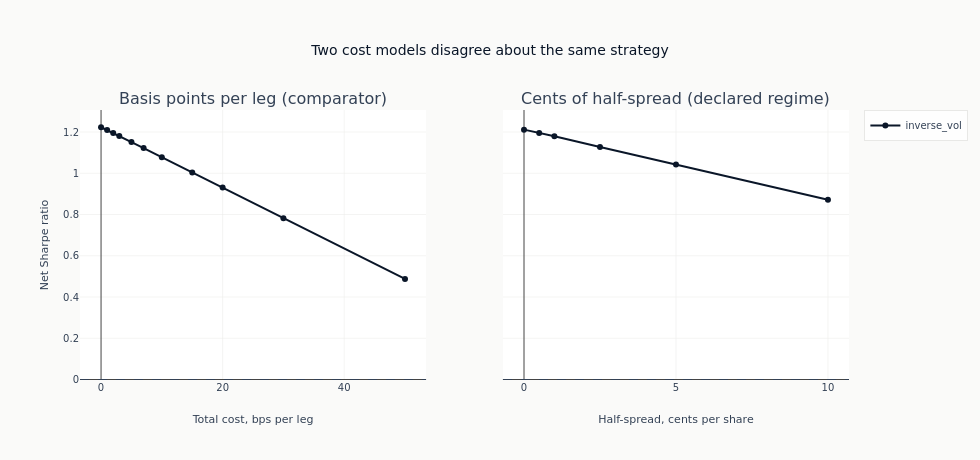

Notebook code for this chart:
### Code cell
fig = make_subplots(
    rows=1,
    cols=2,
    shared_yaxes=True,
    subplot_titles=("Basis points per leg (comparator)", "Cents of half-spread (declared regime)"),
)
allocators = sorted(
    set(bps_curve["allocator"].to_list() if not bps_curve.is_empty() else [])
    | set(ps_curve["allocator"].to_list() if not ps_curve.is_empty() else [])
)
palette = ml4t_palette(max(len(allocators), 1), categorical=True)
for column, curve in ((1, bps_curve), (2, ps_curve)):
    if curve.is_empty():
        continue
    for index, allocator in enumerate(allocators):
        subset = curve.filter(pl.col("allocator") == allocator).sort("level")
        if subset.is_empty():
            continue
        fig.add_trace(
            go.Scatter(
                x=subset["level"].to_list(),
                y=subset["sharpe"].to_list(),
                mode="lines+markers",
                name=allocator,
                legendgroup=allocator,
                showlegend=column == 1,
                line=dict(color=palette[index % len(palette)]),
            ),
            row=1,
            col=column,
        )
    fig.add_hline(
        y=0, line_width=1, line_dash="dash", line_color=COLORS["neutral"], row=1, col=column
    )
fig.update_xaxes(title_text="Total cost, bps per leg", row=1, col=1)
fig.update_xaxes(title_text="Half-spread, cents per share", row=1, col=2)
fig.update_yaxes(title_text="Net Sharpe ratio", row=1, col=1)
fig.update_layout(
    title="Two cost models disagree about the same strategy",
    height=460,
    width=980,
    margin=dict(t=110),
)
_all_sharpes = pl.concat(
    [curve["sharpe"] for curve in (bps_curve, ps_curve) if not curve.is_empty()]
)
show_plotly_with_alt(
    fig,
    "Two side-by-side line charts of net Sharpe ratio against transaction cost, one line per "
    "allocator, sharing a y-axis, each with a dashed line at zero. The left panel's x-axis is "
    "basis points per leg and the right panel's is cents of half-spread per share. Counted from "
    f"the frames: {bps_curve.height} points on the left and {ps_curve.height} on the right, across "
    f"{len(allocators)} allocators, net Sharpe from {_all_sharpes.min():+.2f} to "
    f"{_all_sharpes.max():+.2f}.",
)

### Figure 1 — Plotly figure (JSON) as saved in the notebook; plotly's stock layout.template omitted (floating-point values rounded to 4 significant figures)
{"data": [{"legendgroup": "inverse_vol", "line": {"color": "#0a1628"}, "mode": "lines+markers", "name": "inverse_vol", "showlegend": true, "type": "scatter", "x": [0.0, 1.0, 2.0, 3.0, 5.0, 7.0, 10.0, 15.0, 20.0, 30.0, 50.0], "xaxis": "x", "y": [1.223, 1.209, 1.195, 1.181, 1.151, 1.122, 1.078, 1.004, 0.9304, 0.7817, 0.4877], "yaxis": "y"}, {"legendgroup": "inverse_vol", "line": {"color": "#0a1628"}, "mode": "lines+markers", "name": "inverse_vol", "showlegend": false, "type": "scatter", "x": [0.0, 0.5, 1.0, 2.5, 5.0, 10.0], "xaxis": "x2", "y": [1.212, 1.196, 1.179, 1.127, 1.042, 0.8719], "yaxis": "y2"}], "layout": {"annotations": [{"font": {"size": 16}, "showarrow": false, "text": "Basis points per leg (comparator)", "x": 0.225, "xanchor": "center", "xref": "paper", "y": 1.0, "yanchor": "bottom", "yref": "paper"}, {"font": {"size": 16}, "showarrow": false, "text": "Cents of half-spread (declared regime)", "x": 0.775, "xanchor": "center", "xref": "paper", "y": 1.0, "yanchor": "bottom", "yref": "paper"}], "height": 460, "margin": {"t": 110}, "shapes": [{"line": {"color": "#334155", "dash": "dash", "width": 1}, "type": "line", "x0": 0, "x1": 1, "xref": "x domain", "y0": 0, "y1": 0, "yref": "y"}, {"line": {"color": "#334155", "dash": "dash", "width": 1}, "type": "line", "x0": 0, "x1": 1, "xref": "x2 domain", "y0": 0, "y1": 0, "yref": "y2"}], "title": {"text": "Two cost models disagree about the same strategy"}, "width": 980, "xaxis": {"anchor": "y", "domain": [0.0, 0.45], "title": {"text": "Total cost, bps per leg"}}, "xaxis2": {"anchor": "y2", "domain": [0.55, 1.0], "title": {"text": "Half-spread, cents per share"}}, "yaxis": {"anchor": "x", "domain": [0.0, 1.0], "title": {"text": "Net Sharpe ratio"}}, "yaxis2": {"anchor": "x2", "domain": [0.0, 1.0], "matches": "y", "showticklabels": false}}}
